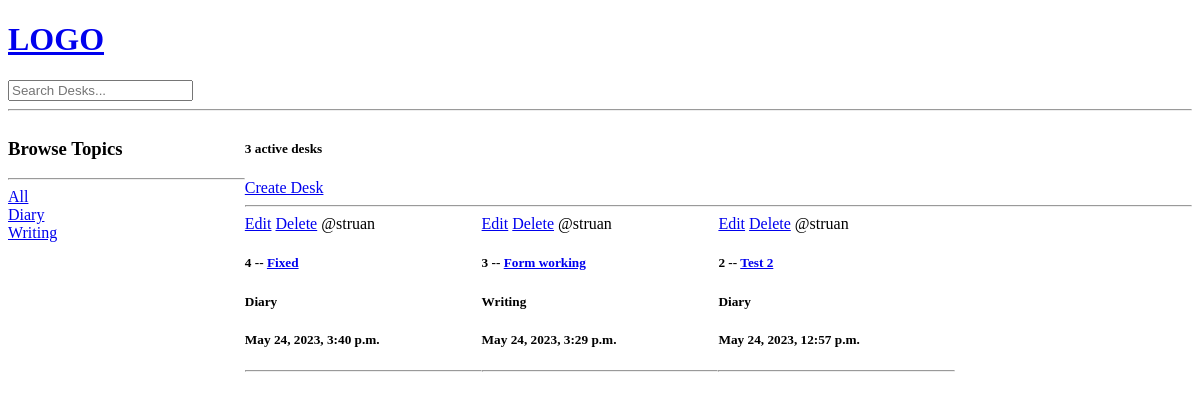
Before: / with the older database file.
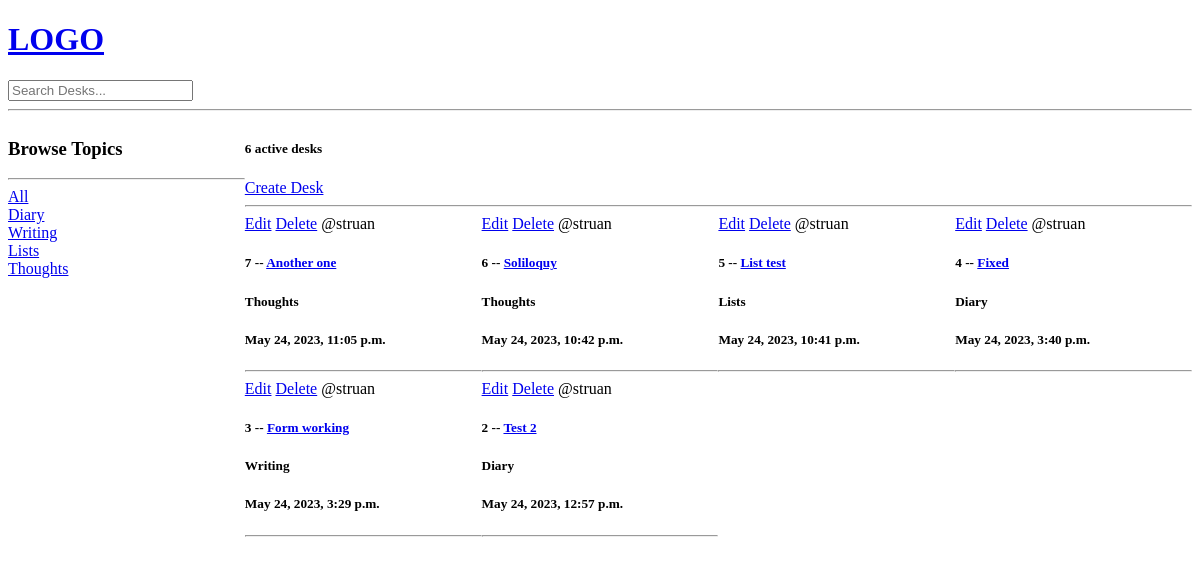
After: the same page with the newer database file.
### base/models.py (models this page shows, shortened)
class Topic(models.Model):
	name = models.CharField(max_length=200)
	def __str__(self):
		return self.name

class Desk(models.Model):
	host = models.ForeignKey(User, on_delete=models.SET_NULL, null=True)
	topic = models.ForeignKey(Topic, on_delete=models.SET_NULL, null=True)
	name = models.CharField(max_length=200)
	description = models.TextField(null=True, blank=True)
	updated = models.DateTimeField(auto_now=True)
	created = models.DateTimeField(auto_now_add=True)
	class Meta:
		ordering = ['-updated', '-created']

### base/views.py (the view)
# urls.py: path('', views.home, name="home"),
def home(request):
    q = request.GET.get('q') if request.GET.get('q') != None else ''
    desks = Desk.objects.filter(
        Q(topic__name__icontains=q) |
        Q(name__icontains=q) |
        Q(description__icontains=q)
    )
    topics = Topic.objects.all()
    desk_count = desks.count()
    context = {'desks':desks, 'topics':topics, 'desk_count':desk_count}
    return render(request, 'base/home.html', context)

### base/templates/base/home.html (shortened to what this page needs)
{% extends 'main.html' %}
{% block content %}
<div class="home-container">
	<div>
		<h3>Browse Topics</h3>
		<hr>
		<div>
			<a href="{% url 'home' %}">All</a>
		</div>
		{% for topic in topics %}
			<div>
				<a href="{% url 'home' %}?q={{topic.name}}">{{topic.name}}</a>
			</div>
		{% endfor %}
	</div>
	<div>
		<h5>{{desk_count}} active desks</h5>
		<a href="{% url 'create-desk' %}">Create Desk</a>
		<hr>
		<div class="desk-container">
			{% for desk in desks %}
				<div>
					<a href="{% url 'update-desk' desk.id %}">Edit</a>
					<a href="{% url 'delete-desk' desk.id %}">Delete</a>
					<span>@{{desk.host.username}}</span>
					<h5>{{desk.id}} -- <a href="{% url 'desk' desk.id %}">{{desk.name}}</a></h5>
					<h5>{{desk.topic}}</h5>
					<h5>{{desk.created}}</h5>
					<hr>
				</div>
			{% endfor %}
		</div>
	</div>
</div>
{% endblock content %}

### templates/main.html (shortened to what this page needs)
<!DOCTYPE html>
<html>
<head>
</head>
<body>
	{% include 'navbar.html' %}
	{% block content %}
	{% endblock %}
</body>
</html>

### templates/navbar.html
<a href="/">
	<h1>LOGO</h1>
</a>
<form method="GET" action="{% url 'home' %}">
	<input type="text" name="q" placeholder="Search Desks..."/>
</form>
<hr>

### base/templates/base/home.html (style rules this page uses)
.home-container { display: grid; grid-template-columns: 1fr 4fr; }
.desk-container { display: grid; grid-template-columns: 1fr 1fr 1fr 1fr; }

Changed rows visible on the page:
added Topic: name "Lists"
added Topic: name "Thoughts"
added Desk: host.username "struan", id "7", name "Another one", topic "Thoughts", created "May 24, 2023, 11:05 p.m."
added Desk: host.username "struan", id "6", name "Soliloquy", topic "Thoughts", created "May 24, 2023, 10:42 p.m."
added Desk: host.username "struan", id "5", name "List test", topic "Lists", created "May 24, 2023, 10:41 p.m."
Other visible differences:
{{ desk_count }}: "3" → "6"
